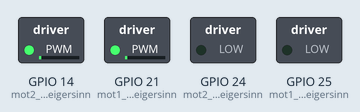
This program was run on a simulated Raspberry Pi (BCM pin numbers). Shown: switched loads named in the program (green lamp = pin HIGH). Threads take turns every 2 ms; what the program prints to the terminal is not drawn.

Above: at 0.05 s.
At 1.8 s:
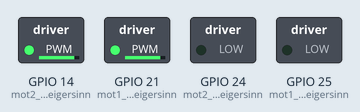
At 2.7 s:
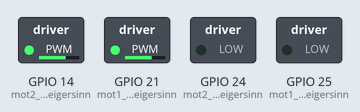
At 3.6 s:
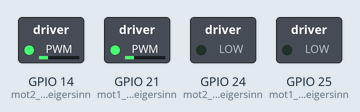
At 5.6 s:
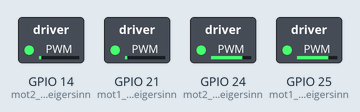
At 7.6 s:
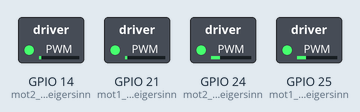
Timing chart, 0 to 10.4 s (numbered marks = the images above):
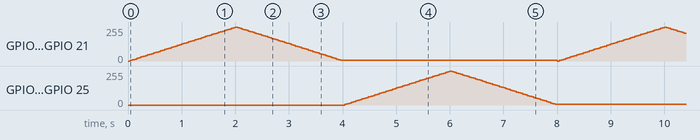

The program:

2_Motoren_parallel_PWM.py
```python
#coding utf8
import RPi.GPIO as GPIO
import time
import threading

GPIO.setmode(GPIO.BCM)
GPIO.setwarnings(False)
GPIO.setup(21, GPIO.OUT)
GPIO.setup(25, GPIO.OUT)
GPIO.setup(14, GPIO.OUT)
GPIO.setup(24, GPIO.OUT)

mot1_uhrzeigersinn = GPIO.PWM(21, 50)
mot1_gegen_uhrzeigersinn = GPIO.PWM(25, 50)
mot2_uhrzeigersinn = GPIO.PWM(14, 50)
mot2_gegen_uhrzeigersinn = GPIO.PWM(24, 50)

mot1_uhrzeigersinn.start(0)
mot1_gegen_uhrzeigersinn.start(0)
mot2_uhrzeigersinn.start(0)
mot2_gegen_uhrzeigersinn.start(0)


def mot1(run_event):
    while True:

        for i in range(0, 100, 2):
            if run_event.is_set():
                mot1_uhrzeigersinn.ChangeDutyCycle(i)
                time.sleep(0.02)
            else:
                break
            time.sleep(0.02)

        for i in range(100, 0, -2):
            if run_event.is_set():
                mot1_uhrzeigersinn.ChangeDutyCycle(i)
                time.sleep(0.02)
            else:
                break
            time.sleep(0.02)

        for i in range(0, 100, 2):
            if run_event.is_set():
                mot1_gegen_uhrzeigersinn.ChangeDutyCycle(i)
                time.sleep(0.02)
            else:
                break
            time.sleep(0.02)

        for i in range(100, 0, -2):
            if run_event.is_set():
                mot1_gegen_uhrzeigersinn.ChangeDutyCycle(i)
                time.sleep(0.02)
            else:
                break
            time.sleep(0.02)

def mot2(run_event):
    while True:

        for i in range(0, 100, 2):
            if run_event.is_set():
                mot2_uhrzeigersinn.ChangeDutyCycle(i)
                time.sleep(0.02)
            else:
                break
            time.sleep(0.02)

        for i in range(100, 0, -2):
            if run_event.is_set():
                mot2_uhrzeigersinn.ChangeDutyCycle(i)
                time.sleep(0.02)
            else:
                break
            time.sleep(0.02)

        for i in range(0, 100, 2):
            if run_event.is_set():
                mot2_gegen_uhrzeigersinn.ChangeDutyCycle(i)
                time.sleep(0.02)
            else:
                break
            time.sleep(0.02)

        for i in range(100, 0, -2):
            if run_event.is_set():
                mot2_gegen_uhrzeigersinn.ChangeDutyCycle(i)
                time.sleep(0.02)
            else:
                break
            time.sleep(0.02)

#----- Paralleles Starten der Funktionen durch Threads -----
# Event erstellen, das den Thread stoppen kann.
run_event = threading.Event()
# Eventflagge auf True setzen
run_event.set()

# Threads erstellen, die die Funktionen "mot1" und "mot2" aufrufen
# Argumente (args) werden als Tupel übergeben, daher das Komma,
# welches bei nur einem Element erforderlich ist.
t1 = threading.Thread(target = mot1, args = (run_event,))
t2 = threading.Thread(target = mot2, args = (run_event,))

# Threads starten
t1.start()
t2.start()

print("Programm gestartet. Beenden mit [Strg] + [C]")

#----- Abbrechen des Programms bei [Strg] + [C] -----
# Code unter dem try-except-Block wird erst nach
# der Tastenkombination [Strg] + [C] ausgeführt!
try:
    # Nur der except-Teil ist als Funktion relevant, jedoch
    # darf muss Code nach der try-Anweisung vorhanden sein.
    while True:
        time.sleep(0.1)
# Bei Tastenkombination [Strg] + [C]
except KeyboardInterrupt:
    print ("Programm wird beendet.")
    # Eventflagge auf False setzen
    run_event.clear()
    # Warten bis die Threads t1 und t2 eleminiert wurden
    t1.join
    t2.join
    mot1_uhrzeigersinn.stop()
    mot1_gegen_uhrzeigersinn.stop()
    mot2_uhrzeigersinn.stop()
    mot2_gegen_uhrzeigersinn.stop()
    print ("Programm erfolgreich beendet")
```
